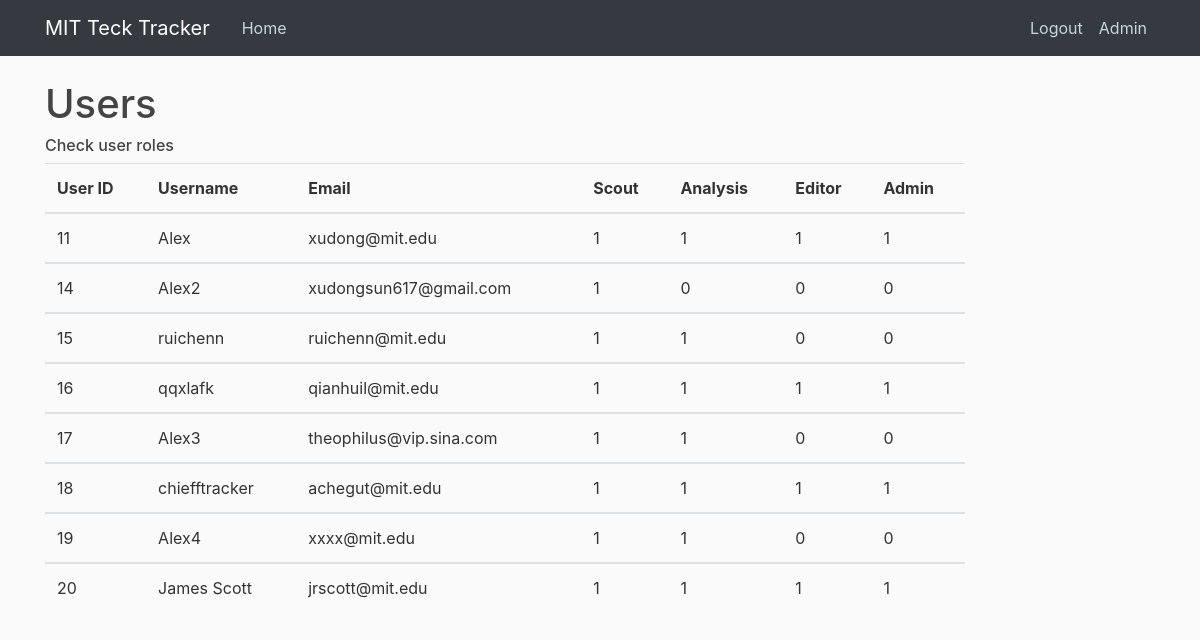
/admin (signed in), run on an earlier commit of the app's database.
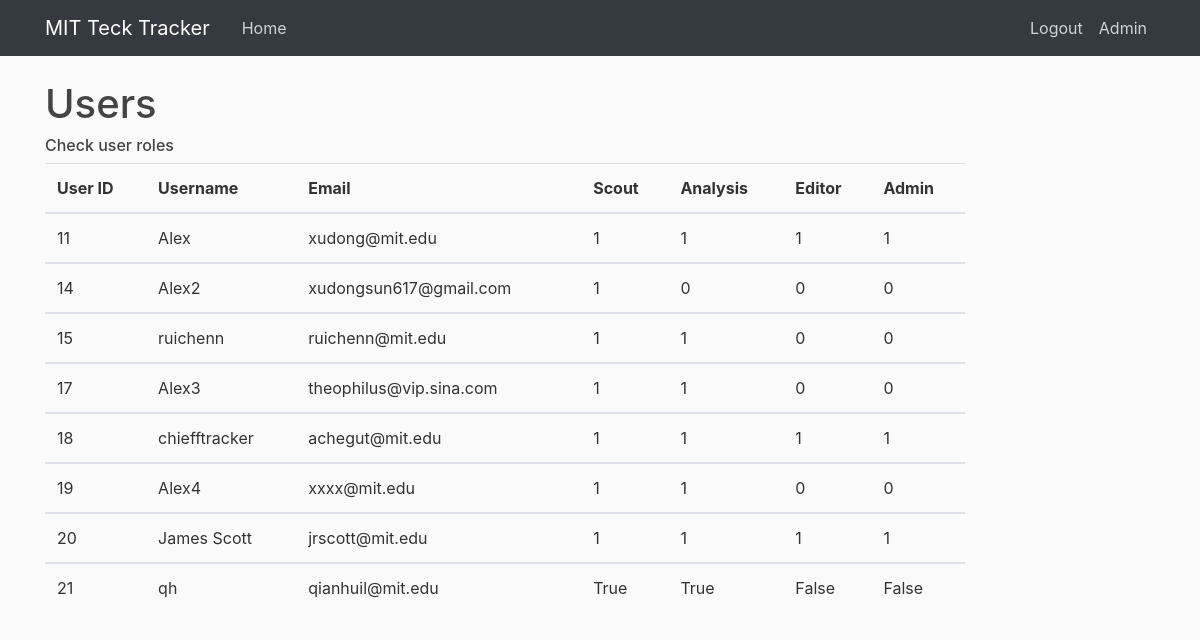
And on a later commit of the database.
### tables this page shows
CREATE TABLE users (
  user_id integer PRIMARY KEY autoincrement, -- SERIAL PRIMARY KEY,
  username text,
  email text NOT NULL,
  password text NOT NULL,
  can_scout boolean DEFAULT True,
  can_analyse boolean DEFAULT True,
  can_edit boolean DEFAULT False,
  admin boolean DEFAULT False
);

### app.py (the view)
@app.route('/admin')
def admin():
    user = get_current_user()
    if not user:
        return redirect(url_for('login'))
    if user['admin'] == 0:
        flash('You are not an administrator', 'danger')
        return redirect(url_for('home'))
    db = get_db()
    users_cur = db.execute('select user_id, username, email, can_scout, can_analyse, can_edit, admin from users')
    users_results = users_cur.fetchall()
    return render_template('admin.html', user=user, users=users_results)

### app.py (called while the page is built)
def get_current_user():
    user_result = None
    if 'user' in session:
        user_email = session['user']
        db = get_db()
        user_cur = db.execute('select user_id, email, password, can_scout, can_analyse, can_edit, admin from users where email = ?', [user_email])
        user_result = user_cur.fetchone()
    return user_result

### dbTest.py (called while the page is built)
def connect_db(RowMode=True):
    sql = sqlite3.connect(dbpath)
    if RowMode:
        sql.row_factory = sqlite3.Row
    else:
        sql.row_factory = lambda cursor, row: row[0]
    return sql

def get_db():
    if not hasattr(g, 'sqlite3_db'):
        g.sqlite_db = connect_db()
    return g.sqlite_db

### templates/admin.html
{% extends "layout.html" %}
{% from "show_links.html" import show_links %}
{% block nav %}
{{ show_links(user) }}
{% endblock %}
{% block content %}
<div class="page-header">
        <h1>Users</h1>
        <h6>Check user roles</h6>
      </div>
      <div class="row">
        <div class="col-lg-12">
          <table id="example" class="table table-responsive-sm table-hover" style="width:100%">
            <thead>
                <tr>
                    <th>User ID</th>
                    <th>Username</th>
                    <th>Email</th>
                    <th>Scout</th>
                    <th>Analysis</th>
                    <th>Editor</th>
                    <th>Admin</th>
                </tr>
            </thead>
            {% for user in users %}
            <tbody>
                <tr>
                    <td>{{ user['user_id'] }}</td>
                    <td>{{ user['username'] }}</td>
                    <td>{{ user['email'] }}</td>
                    <td>{{ user['can_scout'] }}</td>
                    <td>{{ user['can_analyse'] }}</td>
                    <td>{{ user['can_edit'] }}</td>
                    <td>{{ user['admin'] }}</td>
                </tr>
            </tbody>
            {% endfor %}
        </div>
      </div>
{% endblock %}

What changed in the data, as far as the page shows it:
removed users: user_id "16", username "qqxlafk", email "qianhuil@mit.edu", can_scout "1", can_analyse "1", can_edit "1", admin "1"
added users: user_id "21", username "qh", email "qianhuil@mit.edu", can_scout "True", can_analyse "True", can_edit "False", admin "False"
